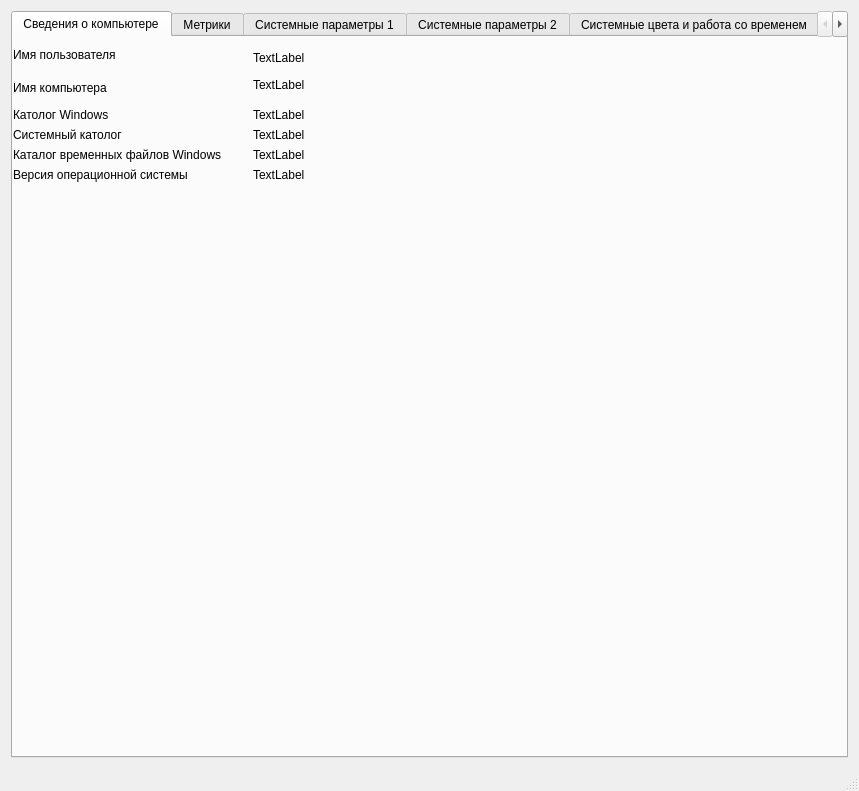
<?xml version="1.0" encoding="UTF-8"?>
<ui version="4.0">
 <class>MainWindow</class>
 <widget class="QMainWindow" name="MainWindow">
  <property name="geometry">
   <rect>
    <x>0</x>
    <y>0</y>
    <width>859</width>
    <height>791</height>
   </rect>
  </property>
  <property name="windowTitle">
   <string>MainWindow</string>
  </property>
  <widget class="QWidget" name="centralWidget">
   <layout class="QGridLayout" name="gridLayout">
    <item row="0" column="1">
     <widget class="QTabWidget" name="tabWidget">
      <property name="toolTip">
       <string>&lt;html&gt;&lt;head/&gt;&lt;body&gt;&lt;p&gt;V&lt;/p&gt;&lt;/body&gt;&lt;/html&gt;</string>
      </property>
      <property name="currentIndex">
       <number>0</number>
      </property>
      <widget class="QWidget" name="tab">
       <attribute name="title">
        <string>Сведения о компьютере</string>
       </attribute>
       <widget class="QLabel" name="label_2">
        <property name="geometry">
         <rect>
          <x>0</x>
          <y>10</y>
          <width>111</width>
          <height>16</height>
         </rect>
        </property>
        <property name="text">
         <string>Имя пользователя</string>
        </property>
       </widget>
       <widget class="QLabel" name="label">
        <property name="geometry">
         <rect>
          <x>0</x>
          <y>40</y>
          <width>101</width>
          <height>21</height>
         </rect>
        </property>
        <property name="text">
         <string>Имя компьютера</string>
        </property>
       </widget>
       <widget class="QLabel" name="label_4">
        <property name="geometry">
         <rect>
          <x>240</x>
          <y>40</y>
          <width>231</width>
          <height>16</height>
         </rect>
        </property>
        <property name="text">
         <string>TextLabel</string>
        </property>
       </widget>
       <widget class="QLabel" name="label_3">
        <property name="geometry">
         <rect>
          <x>240</x>
          <y>10</y>
          <width>231</width>
          <height>21</height>
         </rect>
        </property>
        <property name="text">
         <string>TextLabel</string>
        </property>
       </widget>
       <widget class="QLabel" name="label_5">
        <property name="geometry">
         <rect>
          <x>0</x>
          <y>70</y>
          <width>111</width>
          <height>16</height>
         </rect>
        </property>
        <property name="text">
         <string>Католог Windows</string>
        </property>
       </widget>
       <widget class="QLabel" name="label_8">
        <property name="geometry">
         <rect>
          <x>240</x>
          <y>70</y>
          <width>497</width>
          <height>16</height>
         </rect>
        </property>
        <property name="text">
         <string>TextLabel</string>
        </property>
       </widget>
       <widget class="QLabel" name="label_6">
        <property name="geometry">
         <rect>
          <x>0</x>
          <y>90</y>
          <width>121</width>
          <height>16</height>
         </rect>
        </property>
        <property name="text">
         <string>Системный католог</string>
        </property>
       </widget>
       <widget class="QLabel" name="label_9">
        <property name="geometry">
         <rect>
          <x>240</x>
          <y>90</y>
          <width>497</width>
          <height>16</height>
         </rect>
        </property>
        <property name="text">
         <string>TextLabel</string>
        </property>
       </widget>
       <widget class="QLabel" name="label_7">
        <property name="geometry">
         <rect>
          <x>0</x>
          <y>110</y>
          <width>497</width>
          <height>16</height>
         </rect>
        </property>
        <property name="text">
         <string>Каталог временных файлов Windows</string>
        </property>
       </widget>
       <widget class="QLabel" name="label_10">
        <property name="geometry">
         <rect>
          <x>240</x>
          <y>110</y>
          <width>497</width>
          <height>16</height>
         </rect>
        </property>
        <property name="text">
         <string>TextLabel</string>
        </property>
       </widget>
       <widget class="QLabel" name="label_11">
        <property name="geometry">
         <rect>
          <x>240</x>
          <y>130</y>
          <width>71</width>
          <height>16</height>
         </rect>
        </property>
        <property name="text">
         <string>TextLabel</string>
        </property>
       </widget>
       <widget class="QLabel" name="label_12">
        <property name="geometry">
         <rect>
          <x>0</x>
          <y>130</y>
          <width>191</width>
          <height>16</height>
         </rect>
        </property>
        <property name="text">
         <string>Версия операционной системы</string>
        </property>
       </widget>
      </widget>
      <widget class="QWidget" name="tab_2">
       <attribute name="title">
        <string>Метрики</string>
       </attribute>
       <layout class="QGridLayout" name="gridLayout_2">
        <item row="0" column="0">
         <widget class="QTableWidget" name="tableWidget"/>
        </item>
       </layout>
      </widget>
      <widget class="QWidget" name="tab_3">
       <attribute name="title">
        <string>Системные параметры 1</string>
       </attribute>
       <widget class="QLabel" name="label_13">
        <property name="geometry">
         <rect>
          <x>10</x>
          <y>10</y>
          <width>441</width>
          <height>31</height>
         </rect>
        </property>
        <property name="text">
         <string>SPI_GETICONTITLELOGFONT: Позволяет узнать шрифт, которым
 выводятся подписи к иконкам</string>
        </property>
       </widget>
       <widget class="QLabel" name="label_15">
        <property name="geometry">
         <rect>
          <x>10</x>
          <y>50</y>
          <width>301</width>
          <height>16</height>
         </rect>
        </property>
        <property name="text">
         <string>lfHeight (Высота шрифта в логических единицах):</string>
        </property>
       </widget>
       <widget class="QLabel" name="label_16">
        <property name="geometry">
         <rect>
          <x>10</x>
          <y>70</y>
          <width>321</width>
          <height>16</height>
         </rect>
        </property>
        <property name="text">
         <string>lfWidth(Ширина шрифта в логических единицах):</string>
        </property>
       </widget>
       <widget class="QLabel" name="label_14">
        <property name="geometry">
         <rect>
          <x>10</x>
          <y>90</y>
          <width>371</width>
          <height>16</height>
         </rect>
        </property>
        <property name="text">
         <string>lfEscapement(Угол нанесения текста(десятые доли градуса)):</string>
        </property>
       </widget>
       <widget class="QLabel" name="label_17">
        <property name="geometry">
         <rect>
          <x>10</x>
          <y>110</y>
          <width>331</width>
          <height>16</height>
         </rect>
        </property>
        <property name="text">
         <string>lfOrientation(Наклон символов (десятые доли градуса)):</string>
        </property>
       </widget>
       <widget class="QLabel" name="label_18">
        <property name="geometry">
         <rect>
          <x>10</x>
          <y>130</y>
          <width>321</width>
          <height>16</height>
         </rect>
        </property>
        <property name="text">
         <string>lfItalic(Ненулевое значение означает курсив):</string>
        </property>
       </widget>
       <widget class="QLabel" name="label_19">
        <property name="geometry">
         <rect>
          <x>10</x>
          <y>150</y>
          <width>361</width>
          <height>16</height>
         </rect>
        </property>
        <property name="text">
         <string>lfUnderline(Ненулевое значение означает подчеркивание):</string>
        </property>
       </widget>
       <widget class="QLabel" name="label_20">
        <property name="geometry">
         <rect>
          <x>10</x>
          <y>170</y>
          <width>401</width>
          <height>16</height>
         </rect>
        </property>
        <property name="text">
         <string>lfStrikeOut(Ненулевое значение означает перечеркнутый шрифт):</string>
        </property>
       </widget>
       <widget class="QLabel" name="label_21">
        <property name="geometry">
         <rect>
          <x>10</x>
          <y>190</y>
          <width>391</width>
          <height>16</height>
         </rect>
        </property>
        <property name="text">
         <string>lfFaceName(Имя шрифта):</string>
        </property>
       </widget>
       <widget class="QLabel" name="label_22">
        <property name="geometry">
         <rect>
          <x>310</x>
          <y>50</y>
          <width>55</width>
          <height>16</height>
         </rect>
        </property>
        <property name="text">
         <string>TextLabel</string>
        </property>
       </widget>
       <widget class="QLabel" name="label_23">
        <property name="geometry">
         <rect>
          <x>310</x>
          <y>70</y>
          <width>55</width>
          <height>16</height>
         </rect>
        </property>
        <property name="text">
         <string>TextLabel</string>
        </property>
       </widget>
       <widget class="QLabel" name="label_24">
        <property name="geometry">
         <rect>
          <x>380</x>
          <y>90</y>
          <width>55</width>
          <height>16</height>
         </rect>
        </property>
        <property name="text">
         <string>TextLabel</string>
        </property>
       </widget>
       <widget class="QLabel" name="label_25">
        <property name="geometry">
         <rect>
          <x>350</x>
          <y>110</y>
          <width>55</width>
          <height>16</height>
         </rect>
        </property>
        <property name="text">
         <string>TextLabel</string>
        </property>
       </widget>
       <widget class="QLabel" name="label_26">
        <property name="geometry">
         <rect>
          <x>290</x>
          <y>130</y>
          <width>55</width>
          <height>16</height>
         </rect>
        </property>
        <property name="text">
         <string>TextLabel</string>
        </property>
       </widget>
       <widget class="QLabel" name="label_27">
        <property name="geometry">
         <rect>
          <x>370</x>
          <y>150</y>
          <width>55</width>
          <height>16</height>
         </rect>
        </property>
        <property name="text">
         <string>TextLabel</string>
        </property>
       </widget>
       <widget class="QLabel" name="label_28">
        <property name="geometry">
         <rect>
          <x>410</x>
          <y>170</y>
          <width>55</width>
          <height>16</height>
         </rect>
        </property>
        <property name="text">
         <string>TextLabel</string>
        </property>
       </widget>
       <widget class="QLabel" name="label_29">
        <property name="geometry">
         <rect>
          <x>170</x>
          <y>190</y>
          <width>171</width>
          <height>16</height>
         </rect>
        </property>
        <property name="text">
         <string>TextLabel</string>
        </property>
       </widget>
       <widget class="QLabel" name="label_30">
        <property name="geometry">
         <rect>
          <x>10</x>
          <y>220</y>
          <width>541</width>
          <height>31</height>
         </rect>
        </property>
        <property name="text">
         <string>SPI_GETNONCLIENTMETRICS:Возвращает метрические данные, связанные с неклиентской 
областью окна.</string>
        </property>
       </widget>
       <widget class="QLabel" name="label_31">
        <property name="geometry">
         <rect>
          <x>10</x>
          <y>260</y>
          <width>211</width>
          <height>16</height>
         </rect>
        </property>
        <property name="text">
         <string>cbSize(Размер структуры в байтах):</string>
        </property>
       </widget>
       <widget class="QLabel" name="label_32">
        <property name="geometry">
         <rect>
          <x>10</x>
          <y>280</y>
          <width>261</width>
          <height>16</height>
         </rect>
        </property>
        <property name="text">
         <string>iBorderWidth(Толщина рамки окна):</string>
        </property>
       </widget>
       <widget class="QLabel" name="label_33">
        <property name="geometry">
         <rect>
          <x>10</x>
          <y>300</y>
          <width>411</width>
          <height>16</height>
         </rect>
        </property>
        <property name="text">
         <string>iScrollWidth(Ширина стандартной вертикальной полосы прокрутки):</string>
        </property>
       </widget>
       <widget class="QLabel" name="label_34">
        <property name="geometry">
         <rect>
          <x>10</x>
          <y>320</y>
          <width>421</width>
          <height>16</height>
         </rect>
        </property>
        <property name="text">
         <string>iScrollHeight(Высота стандартной горизонтальной полосы прокрутки):</string>
        </property>
       </widget>
       <widget class="QLabel" name="label_35">
        <property name="geometry">
         <rect>
          <x>10</x>
          <y>340</y>
          <width>261</width>
          <height>16</height>
         </rect>
        </property>
        <property name="text">
         <string>iCaptionWidth(Ширина кнопки в заголовке):</string>
        </property>
       </widget>
       <widget class="QLabel" name="label_36">
        <property name="geometry">
         <rect>
          <x>10</x>
          <y>360</y>
          <width>291</width>
          <height>16</height>
         </rect>
        </property>
        <property name="text">
         <string>iCaptionHeight(Высота кнопки в заголовке):</string>
        </property>
       </widget>
       <widget class="QLabel" name="label_37">
        <property name="geometry">
         <rect>
          <x>10</x>
          <y>380</y>
          <width>601</width>
          <height>16</height>
         </rect>
        </property>
        <property name="text">
         <string>lfCaptionFont(Информация об используемом логическом шрифте для текста в заголовке формы):</string>
        </property>
       </widget>
       <widget class="QLabel" name="label_38">
        <property name="geometry">
         <rect>
          <x>10</x>
          <y>400</y>
          <width>321</width>
          <height>16</height>
         </rect>
        </property>
        <property name="text">
         <string>iSMCaptionWidth(Ширина малой кнопки в заголовке):</string>
        </property>
       </widget>
       <widget class="QLabel" name="label_39">
        <property name="geometry">
         <rect>
          <x>10</x>
          <y>420</y>
          <width>351</width>
          <height>16</height>
         </rect>
        </property>
        <property name="text">
         <string>iSMCaptionHeight(Высота малой кнопки в заголовке):</string>
        </property>
       </widget>
       <widget class="QLabel" name="label_40">
        <property name="geometry">
         <rect>
          <x>10</x>
          <y>440</y>
          <width>641</width>
          <height>16</height>
         </rect>
        </property>
        <property name="text">
         <string>iSMCaptionFont(Информация об используемом логическом шрифте для текста в малом заголовке):</string>
        </property>
       </widget>
       <widget class="QLabel" name="label_41">
        <property name="geometry">
         <rect>
          <x>10</x>
          <y>460</y>
          <width>351</width>
          <height>16</height>
         </rect>
        </property>
        <property name="text">
         <string>iMenuWidth(Ширина кнопок в меню):</string>
        </property>
       </widget>
       <widget class="QLabel" name="label_42">
        <property name="geometry">
         <rect>
          <x>10</x>
          <y>480</y>
          <width>261</width>
          <height>16</height>
         </rect>
        </property>
        <property name="text">
         <string>iMenuHeight(Высота кнопок в меню):</string>
        </property>
       </widget>
       <widget class="QLabel" name="label_43">
        <property name="geometry">
         <rect>
          <x>10</x>
          <y>500</y>
          <width>611</width>
          <height>16</height>
         </rect>
        </property>
        <property name="text">
         <string>lfMenuFont(Информация об используемом логическом шрифте для текста в меню):</string>
        </property>
       </widget>
       <widget class="QLabel" name="label_44">
        <property name="geometry">
         <rect>
          <x>10</x>
          <y>520</y>
          <width>581</width>
          <height>16</height>
         </rect>
        </property>
        <property name="text">
         <string>lfStatusFont(Информация об используемом логическом шрифте для текста в строке состояния):</string>
        </property>
       </widget>
       <widget class="QLabel" name="label_45">
        <property name="geometry">
         <rect>
          <x>10</x>
          <y>540</y>
          <width>591</width>
          <height>16</height>
         </rect>
        </property>
        <property name="text">
         <string>lfMessageFont(Информация об используемом логическом шрифте для текста в диалоговом окне):</string>
        </property>
       </widget>
       <widget class="QLabel" name="label_46">
        <property name="geometry">
         <rect>
          <x>230</x>
          <y>260</y>
          <width>55</width>
          <height>16</height>
         </rect>
        </property>
        <property name="text">
         <string>TextLabel</string>
        </property>
       </widget>
       <widget class="QLabel" name="label_47">
        <property name="geometry">
         <rect>
          <x>230</x>
          <y>280</y>
          <width>55</width>
          <height>16</height>
         </rect>
        </property>
        <property name="text">
         <string>TextLabel</string>
        </property>
       </widget>
       <widget class="QLabel" name="label_48">
        <property name="geometry">
         <rect>
          <x>420</x>
          <y>300</y>
          <width>55</width>
          <height>16</height>
         </rect>
        </property>
        <property name="text">
         <string>TextLabel</string>
        </property>
       </widget>
       <widget class="QLabel" name="label_49">
        <property name="geometry">
         <rect>
          <x>430</x>
          <y>320</y>
          <width>55</width>
          <height>16</height>
         </rect>
        </property>
        <property name="text">
         <string>TextLabel</string>
        </property>
       </widget>
       <widget class="QLabel" name="label_50">
        <property name="geometry">
         <rect>
          <x>270</x>
          <y>340</y>
          <width>55</width>
          <height>16</height>
         </rect>
        </property>
        <property name="text">
         <string>TextLabel</string>
        </property>
       </widget>
       <widget class="QLabel" name="label_51">
        <property name="geometry">
         <rect>
          <x>270</x>
          <y>360</y>
          <width>55</width>
          <height>16</height>
         </rect>
        </property>
        <property name="text">
         <string>TextLabel</string>
        </property>
       </widget>
       <widget class="QLabel" name="label_52">
        <property name="geometry">
         <rect>
          <x>590</x>
          <y>380</y>
          <width>55</width>
          <height>16</height>
         </rect>
        </property>
        <property name="text">
         <string>TextLabel</string>
        </property>
       </widget>
       <widget class="QLabel" name="label_53">
        <property name="geometry">
         <rect>
          <x>330</x>
          <y>400</y>
          <width>55</width>
          <height>16</height>
         </rect>
        </property>
        <property name="text">
         <string>TextLabel</string>
        </property>
       </widget>
       <widget class="QLabel" name="label_54">
        <property name="geometry">
         <rect>
          <x>330</x>
          <y>420</y>
          <width>55</width>
          <height>16</height>
         </rect>
        </property>
        <property name="text">
         <string>TextLabel</string>
        </property>
       </widget>
       <widget class="QLabel" name="label_55">
        <property name="geometry">
         <rect>
          <x>600</x>
          <y>440</y>
          <width>55</width>
          <height>16</height>
         </rect>
        </property>
        <property name="text">
         <string>TextLabel</string>
        </property>
       </widget>
       <widget class="QLabel" name="label_56">
        <property name="geometry">
         <rect>
          <x>240</x>
          <y>460</y>
          <width>55</width>
          <height>16</height>
         </rect>
        </property>
        <property name="text">
         <string>TextLabel</string>
        </property>
       </widget>
       <widget class="QLabel" name="label_57">
        <property name="geometry">
         <rect>
          <x>240</x>
          <y>480</y>
          <width>55</width>
          <height>16</height>
         </rect>
        </property>
        <property name="text">
         <string>TextLabel</string>
        </property>
       </widget>
       <widget class="QLabel" name="label_58">
        <property name="geometry">
         <rect>
          <x>510</x>
          <y>500</y>
          <width>55</width>
          <height>16</height>
         </rect>
        </property>
        <property name="text">
         <string>TextLabel</string>
        </property>
       </widget>
       <widget class="QLabel" name="label_59">
        <property name="geometry">
         <rect>
          <x>590</x>
          <y>520</y>
          <width>55</width>
          <height>16</height>
         </rect>
        </property>
        <property name="text">
         <string>TextLabel</string>
        </property>
       </widget>
       <widget class="QLabel" name="label_60">
        <property name="geometry">
         <rect>
          <x>600</x>
          <y>540</y>
          <width>55</width>
          <height>16</height>
         </rect>
        </property>
        <property name="text">
         <string>TextLabel</string>
        </property>
       </widget>
       <widget class="QLabel" name="label_61">
        <property name="geometry">
         <rect>
          <x>10</x>
          <y>570</y>
          <width>691</width>
          <height>41</height>
         </rect>
        </property>
        <property name="text">
         <string>SPI_ICONHORIZONTALSPACING (извлекает ширину ячейки значка в пикселях. Система использует этот 
прямоугольник для размещения значков в виде больших значков):</string>
        </property>
       </widget>
       <widget class="QLabel" name="label_62">
        <property name="geometry">
         <rect>
          <x>420</x>
          <y>590</y>
          <width>55</width>
          <height>16</height>
         </rect>
        </property>
        <property name="text">
         <string>TextLabel</string>
        </property>
       </widget>
      </widget>
      <widget class="QWidget" name="tab_6">
       <attribute name="title">
        <string>Системные параметры 2</string>
       </attribute>
       <widget class="QLabel" name="label_110">
        <property name="geometry">
         <rect>
          <x>10</x>
          <y>120</y>
          <width>351</width>
          <height>32</height>
         </rect>
        </property>
        <property name="text">
         <string>Запустить утилиту просмотра экрана(0 - запустить, иначе
  не запустить)</string>
        </property>
       </widget>
       <widget class="QLineEdit" name="lineEdit">
        <property name="geometry">
         <rect>
          <x>450</x>
          <y>70</y>
          <width>101</width>
          <height>22</height>
         </rect>
        </property>
       </widget>
       <widget class="QLabel" name="label_108">
        <property name="geometry">
         <rect>
          <x>10</x>
          <y>20</y>
          <width>431</width>
          <height>32</height>
         </rect>
        </property>
        <property name="text">
         <string>Высота в пикселях прямоугольника, используемого для определения 
   начала операции перетаскивания курсора</string>
        </property>
       </widget>
       <widget class="QPushButton" name="pushButton_2">
        <property name="geometry">
         <rect>
          <x>600</x>
          <y>70</y>
          <width>111</width>
          <height>28</height>
         </rect>
        </property>
        <property name="text">
         <string>Изменить</string>
        </property>
       </widget>
       <widget class="QLineEdit" name="lineEdit_2">
        <property name="geometry">
         <rect>
          <x>450</x>
          <y>110</y>
          <width>101</width>
          <height>22</height>
         </rect>
        </property>
       </widget>
       <widget class="QLineEdit" name="lineEdit_3">
        <property name="geometry">
         <rect>
          <x>450</x>
          <y>30</y>
          <width>101</width>
          <height>21</height>
         </rect>
        </property>
       </widget>
       <widget class="QPushButton" name="pushButton">
        <property name="geometry">
         <rect>
          <x>600</x>
          <y>30</y>
          <width>111</width>
          <height>28</height>
         </rect>
        </property>
        <property name="text">
         <string>Изменить</string>
        </property>
       </widget>
       <widget class="QPushButton" name="pushButton_3">
        <property name="geometry">
         <rect>
          <x>600</x>
          <y>110</y>
          <width>111</width>
          <height>28</height>
         </rect>
        </property>
        <property name="text">
         <string>Изменить</string>
        </property>
       </widget>
       <widget class="QLabel" name="label_109">
        <property name="geometry">
         <rect>
          <x>10</x>
          <y>70</y>
          <width>371</width>
          <height>32</height>
         </rect>
        </property>
        <property name="text">
         <string>Вкл(1) или выкл(0) режима низкого энергопотребления после
   периода бездействия</string>
        </property>
       </widget>
      </widget>
      <widget class="QWidget" name="tab_4">
       <attribute name="title">
        <string>Системные цвета и работа со временем</string>
       </attribute>
       <widget class="QLabel" name="label_63">
        <property name="geometry">
         <rect>
          <x>20</x>
          <y>140</y>
          <width>181</width>
          <height>16</height>
         </rect>
        </property>
        <property name="text">
         <string>Системное время и дата:</string>
        </property>
       </widget>
       <widget class="QLabel" name="label_64">
        <property name="geometry">
         <rect>
          <x>20</x>
          <y>340</y>
          <width>221</width>
          <height>16</height>
         </rect>
        </property>
        <property name="text">
         <string>Текущие параметры часового пояса:</string>
        </property>
       </widget>
       <widget class="QLabel" name="label_65">
        <property name="geometry">
         <rect>
          <x>30</x>
          <y>170</y>
          <width>31</width>
          <height>16</height>
         </rect>
        </property>
        <property name="text">
         <string>Год:</string>
        </property>
       </widget>
       <widget class="QPushButton" name="pushButton_4">
        <property name="geometry">
         <rect>
          <x>260</x>
          <y>10</y>
          <width>93</width>
          <height>28</height>
         </rect>
        </property>
        <property name="text">
         <string>Изменить</string>
        </property>
       </widget>
       <widget class="QPushButton" name="pushButton_5">
        <property name="geometry">
         <rect>
          <x>260</x>
          <y>50</y>
          <width>93</width>
          <height>28</height>
         </rect>
        </property>
        <property name="text">
         <string>Изменить</string>
        </property>
       </widget>
       <widget class="QPushButton" name="pushButton_6">
        <property name="geometry">
         <rect>
          <x>260</x>
          <y>90</y>
          <width>93</width>
          <height>28</height>
         </rect>
        </property>
        <property name="text">
         <string>Изменить</string>
        </property>
       </widget>
       <widget class="QLabel" name="label_67">
        <property name="geometry">
         <rect>
          <x>30</x>
          <y>190</y>
          <width>41</width>
          <height>16</height>
         </rect>
        </property>
        <property name="text">
         <string>Месяц:</string>
        </property>
       </widget>
       <widget class="QLabel" name="label_68">
        <property name="geometry">
         <rect>
          <x>30</x>
          <y>210</y>
          <width>91</width>
          <height>16</height>
         </rect>
        </property>
        <property name="text">
         <string>День недели:</string>
        </property>
       </widget>
       <widget class="QLabel" name="label_69">
        <property name="geometry">
         <rect>
          <x>30</x>
          <y>230</y>
          <width>41</width>
          <height>16</height>
         </rect>
        </property>
        <property name="text">
         <string>День:</string>
        </property>
       </widget>
       <widget class="QLabel" name="label_70">
        <property name="geometry">
         <rect>
          <x>30</x>
          <y>250</y>
          <width>31</width>
          <height>16</height>
         </rect>
        </property>
        <property name="text">
         <string>Час:</string>
        </property>
       </widget>
       <widget class="QLabel" name="label_71">
        <property name="geometry">
         <rect>
          <x>30</x>
          <y>270</y>
          <width>55</width>
          <height>16</height>
         </rect>
        </property>
        <property name="text">
         <string>Минута:</string>
        </property>
       </widget>
       <widget class="QLabel" name="label_72">
        <property name="geometry">
         <rect>
          <x>30</x>
          <y>290</y>
          <width>55</width>
          <height>16</height>
         </rect>
        </property>
        <property name="text">
         <string>Секунда:</string>
        </property>
       </widget>
       <widget class="QLabel" name="label_73">
        <property name="geometry">
         <rect>
          <x>30</x>
          <y>310</y>
          <width>91</width>
          <height>16</height>
         </rect>
        </property>
        <property name="text">
         <string>Миллисекунда:</string>
        </property>
       </widget>
       <widget class="QLabel" name="label_74">
        <property name="geometry">
         <rect>
          <x>130</x>
          <y>170</y>
          <width>55</width>
          <height>16</height>
         </rect>
        </property>
        <property name="text">
         <string>TextLabel</string>
        </property>
       </widget>
       <widget class="QLabel" name="label_75">
        <property name="geometry">
         <rect>
          <x>130</x>
          <y>190</y>
          <width>55</width>
          <height>16</height>
         </rect>
        </property>
        <property name="text">
         <string>TextLabel</string>
        </property>
       </widget>
       <widget class="QLabel" name="label_76">
        <property name="geometry">
         <rect>
          <x>130</x>
          <y>210</y>
          <width>55</width>
          <height>16</height>
         </rect>
        </property>
        <property name="text">
         <string>TextLabel</string>
        </property>
       </widget>
       <widget class="QLabel" name="label_77">
        <property name="geometry">
         <rect>
          <x>130</x>
          <y>230</y>
          <width>55</width>
          <height>16</height>
         </rect>
        </property>
        <property name="text">
         <string>TextLabel</string>
        </property>
       </widget>
       <widget class="QLabel" name="label_78">
        <property name="geometry">
         <rect>
          <x>130</x>
          <y>250</y>
          <width>55</width>
          <height>16</height>
         </rect>
        </property>
        <property name="text">
         <string>TextLabel</string>
        </property>
       </widget>
       <widget class="QLabel" name="label_79">
        <property name="geometry">
         <rect>
          <x>130</x>
          <y>270</y>
          <width>55</width>
          <height>16</height>
         </rect>
        </property>
        <property name="text">
         <string>TextLabel</string>
        </property>
       </widget>
       <widget class="QLabel" name="label_80">
        <property name="geometry">
         <rect>
          <x>130</x>
          <y>290</y>
          <width>55</width>
          <height>16</height>
         </rect>
        </property>
        <property name="text">
         <string>TextLabel</string>
        </property>
       </widget>
       <widget class="QLabel" name="label_81">
        <property name="geometry">
         <rect>
          <x>130</x>
          <y>310</y>
          <width>55</width>
          <height>16</height>
         </rect>
        </property>
        <property name="text">
         <string>TextLabel</string>
        </property>
       </widget>
       <widget class="QListWidget" name="listWidget">
        <property name="geometry">
         <rect>
          <x>20</x>
          <y>380</y>
          <width>331</width>
          <height>81</height>
         </rect>
        </property>
       </widget>
       <widget class="QLabel" name="label_82">
        <property name="geometry">
         <rect>
          <x>20</x>
          <y>490</y>
          <width>291</width>
          <height>16</height>
         </rect>
        </property>
        <property name="text">
         <string>Устанавливить текущее местное время и дату</string>
        </property>
       </widget>
       <widget class="QLabel" name="label_83">
        <property name="geometry">
         <rect>
          <x>20</x>
          <y>510</y>
          <width>41</width>
          <height>16</height>
         </rect>
        </property>
        <property name="text">
         <string>Дата:</string>
        </property>
       </widget>
       <widget class="QLineEdit" name="lineEdit_4">
        <property name="geometry">
         <rect>
          <x>70</x>
          <y>510</y>
          <width>31</width>
          <height>22</height>
         </rect>
        </property>
       </widget>
       <widget class="QLineEdit" name="lineEdit_5">
        <property name="geometry">
         <rect>
          <x>120</x>
          <y>510</y>
          <width>31</width>
          <height>22</height>
         </rect>
        </property>
       </widget>
       <widget class="QLineEdit" name="lineEdit_6">
        <property name="geometry">
         <rect>
          <x>170</x>
          <y>510</y>
          <width>31</width>
          <height>22</height>
         </rect>
        </property>
       </widget>
       <widget class="QLineEdit" name="lineEdit_7">
        <property name="geometry">
         <rect>
          <x>220</x>
          <y>510</y>
          <width>31</width>
          <height>22</height>
         </rect>
        </property>
       </widget>
       <widget class="QLineEdit" name="lineEdit_8">
        <property name="geometry">
         <rect>
          <x>70</x>
          <y>540</y>
          <width>31</width>
          <height>22</height>
         </rect>
        </property>
       </widget>
       <widget class="QLineEdit" name="lineEdit_9">
        <property name="geometry">
         <rect>
          <x>120</x>
          <y>540</y>
          <width>31</width>
          <height>22</height>
         </rect>
        </property>
       </widget>
       <widget class="QLineEdit" name="lineEdit_10">
        <property name="geometry">
         <rect>
          <x>170</x>
          <y>540</y>
          <width>31</width>
          <height>22</height>
         </rect>
        </property>
       </widget>
       <widget class="QLineEdit" name="lineEdit_11">
        <property name="geometry">
         <rect>
          <x>220</x>
          <y>540</y>
          <width>31</width>
          <height>22</height>
         </rect>
        </property>
       </widget>
       <widget class="QLabel" name="label_84">
        <property name="geometry">
         <rect>
          <x>160</x>
          <y>500</y>
          <width>16</width>
          <height>41</height>
         </rect>
        </property>
        <property name="text">
         <string>-</string>
        </property>
       </widget>
       <widget class="QLabel" name="label_85">
        <property name="geometry">
         <rect>
          <x>110</x>
          <y>500</y>
          <width>16</width>
          <height>41</height>
         </rect>
        </property>
        <property name="text">
         <string>-</string>
        </property>
       </widget>
       <widget class="QLabel" name="label_86">
        <property name="geometry">
         <rect>
          <x>210</x>
          <y>500</y>
          <width>16</width>
          <height>41</height>
         </rect>
        </property>
        <property name="text">
         <string>-</string>
        </property>
       </widget>
       <widget class="QLabel" name="label_87">
        <property name="geometry">
         <rect>
          <x>20</x>
          <y>540</y>
          <width>51</width>
          <height>16</height>
         </rect>
        </property>
        <property name="text">
         <string>Время:</string>
        </property>
       </widget>
       <widget class="QLabel" name="label_88">
        <property name="geometry">
         <rect>
          <x>110</x>
          <y>530</y>
          <width>21</width>
          <height>41</height>
         </rect>
        </property>
        <property name="text">
         <string>:</string>
        </property>
       </widget>
       <widget class="QLabel" name="label_89">
        <property name="geometry">
         <rect>
          <x>160</x>
          <y>530</y>
          <width>16</width>
          <height>41</height>
         </rect>
        </property>
        <property name="text">
         <string>:</string>
        </property>
       </widget>
       <widget class="QLabel" name="label_90">
        <property name="geometry">
         <rect>
          <x>210</x>
          <y>530</y>
          <width>20</width>
          <height>41</height>
         </rect>
        </property>
        <property name="text">
         <string>:</string>
        </property>
       </widget>
       <widget class="QPushButton" name="pushButton_7">
        <property name="geometry">
         <rect>
          <x>280</x>
          <y>530</y>
          <width>93</width>
          <height>28</height>
         </rect>
        </property>
        <property name="text">
         <string>Установить</string>
        </property>
       </widget>
       <widget class="QLabel" name="label_111">
        <property name="geometry">
         <rect>
          <x>20</x>
          <y>20</y>
          <width>211</width>
          <height>16</height>
         </rect>
        </property>
        <property name="text">
         <string>Изменить цвет текста на кнопках</string>
        </property>
       </widget>
       <widget class="QLabel" name="label_112">
        <property name="geometry">
         <rect>
          <x>20</x>
          <y>60</y>
          <width>231</width>
          <height>16</height>
         </rect>
        </property>
        <property name="text">
         <string>Изменить фон окна приложения MDI</string>
        </property>
       </widget>
       <widget class="QLabel" name="label_113">
        <property name="geometry">
         <rect>
          <x>20</x>
          <y>100</y>
          <width>211</width>
          <height>16</height>
         </rect>
        </property>
        <property name="text">
         <string>Изменить цвет полосы просмотра</string>
        </property>
       </widget>
      </widget>
      <widget class="QWidget" name="tab_5">
       <attribute name="title">
        <string>Дополнительные API - функции</string>
       </attribute>
       <widget class="QPushButton" name="pushButton_8">
        <property name="geometry">
         <rect>
          <x>210</x>
          <y>290</y>
          <width>93</width>
          <height>28</height>
         </rect>
        </property>
        <property name="text">
         <string>Убрать</string>
        </property>
       </widget>
       <widget class="QLabel" name="label_66">
        <property name="geometry">
         <rect>
          <x>20</x>
          <y>30</y>
          <width>561</width>
          <height>16</height>
         </rect>
        </property>
        <property name="text">
         <string>Информация об экранных координатах прямоугольной области, которой ограничен курсор:</string>
        </property>
       </widget>
       <widget class="QLabel" name="label_91">
        <property name="geometry">
         <rect>
          <x>20</x>
          <y>60</y>
          <width>321</width>
          <height>16</height>
         </rect>
        </property>
        <property name="text">
         <string>x-координата левого верхнего угла прямоугольника:</string>
        </property>
       </widget>
       <widget class="QLabel" name="label_92">
        <property name="geometry">
         <rect>
          <x>20</x>
          <y>80</y>
          <width>321</width>
          <height>16</height>
         </rect>
        </property>
        <property name="text">
         <string>y-координатa левого верхнего угла прямоугольника:</string>
        </property>
       </widget>
       <widget class="QLabel" name="label_93">
        <property name="geometry">
         <rect>
          <x>20</x>
          <y>100</y>
          <width>321</width>
          <height>16</height>
         </rect>
        </property>
        <property name="text">
         <string>x-координатa правого нижнего угла прямоугольника:</string>
        </property>
       </widget>
       <widget class="QLabel" name="label_94">
        <property name="geometry">
         <rect>
          <x>20</x>
          <y>120</y>
          <width>321</width>
          <height>16</height>
         </rect>
        </property>
        <property name="text">
         <string>y-координатa правого нижнего угла прямоугольника:</string>
        </property>
       </widget>
       <widget class="QLabel" name="label_95">
        <property name="geometry">
         <rect>
          <x>350</x>
          <y>60</y>
          <width>55</width>
          <height>16</height>
         </rect>
        </property>
        <property name="text">
         <string>TextLabel</string>
        </property>
       </widget>
       <widget class="QLabel" name="label_96">
        <property name="geometry">
         <rect>
          <x>350</x>
          <y>80</y>
          <width>55</width>
          <height>16</height>
         </rect>
        </property>
        <property name="text">
         <string>TextLabel</string>
        </property>
       </widget>
       <widget class="QLabel" name="label_97">
        <property name="geometry">
         <rect>
          <x>350</x>
          <y>100</y>
          <width>55</width>
          <height>16</height>
         </rect>
        </property>
        <property name="text">
         <string>TextLabel</string>
        </property>
       </widget>
       <widget class="QLabel" name="label_98">
        <property name="geometry">
         <rect>
          <x>350</x>
          <y>120</y>
          <width>55</width>
          <height>16</height>
         </rect>
        </property>
        <property name="text">
         <string>TextLabel</string>
        </property>
       </widget>
       <widget class="QLabel" name="label_99">
        <property name="geometry">
         <rect>
          <x>20</x>
          <y>160</y>
          <width>101</width>
          <height>16</height>
         </rect>
        </property>
        <property name="text">
         <string>Тип клавиатуры:</string>
        </property>
       </widget>
       <widget class="QLabel" name="label_100">
        <property name="geometry">
         <rect>
          <x>20</x>
          <y>180</y>
          <width>501</width>
          <height>16</height>
         </rect>
        </property>
        <property name="text">
         <string>Подтип клавиатуры(является значением изготовителя(OEM-зависимая величина)):</string>
        </property>
       </widget>
       <widget class="QLabel" name="label_101">
        <property name="geometry">
         <rect>
          <x>20</x>
          <y>200</y>
          <width>211</width>
          <height>16</height>
         </rect>
        </property>
        <property name="text">
         <string>Число функциональных клавиш:</string>
        </property>
       </widget>
       <widget class="QLabel" name="label_102">
        <property name="geometry">
         <rect>
          <x>130</x>
          <y>160</y>
          <width>331</width>
          <height>16</height>
         </rect>
        </property>
        <property name="text">
         <string>TextLabel</string>
        </property>
       </widget>
       <widget class="QLabel" name="label_103">
        <property name="geometry">
         <rect>
          <x>520</x>
          <y>180</y>
          <width>301</width>
          <height>16</height>
         </rect>
        </property>
        <property name="text">
         <string>TextLabel</string>
        </property>
       </widget>
       <widget class="QLabel" name="label_104">
        <property name="geometry">
         <rect>
          <x>220</x>
          <y>200</y>
          <width>371</width>
          <height>16</height>
         </rect>
        </property>
        <property name="text">
         <string>TextLabel</string>
        </property>
       </widget>
       <widget class="QLabel" name="label_105">
        <property name="geometry">
         <rect>
          <x>20</x>
          <y>250</y>
          <width>151</width>
          <height>16</height>
         </rect>
        </property>
        <property name="text">
         <string>Идентификатор локали:</string>
        </property>
       </widget>
       <widget class="QLabel" name="label_106">
        <property name="geometry">
         <rect>
          <x>170</x>
          <y>250</y>
          <width>55</width>
          <height>16</height>
         </rect>
        </property>
        <property name="text">
         <string>TextLabel</string>
        </property>
       </widget>
       <widget class="QLabel" name="label_107">
        <property name="geometry">
         <rect>
          <x>20</x>
          <y>300</y>
          <width>181</width>
          <height>16</height>
         </rect>
        </property>
        <property name="text">
         <string>Убрать курсор мыши на 3 сек</string>
        </property>
       </widget>
      </widget>
     </widget>
    </item>
   </layout>
  </widget>
  <widget class="QMenuBar" name="menuBar">
   <property name="geometry">
    <rect>
     <x>0</x>
     <y>0</y>
     <width>859</width>
     <height>26</height>
    </rect>
   </property>
  </widget>
  <widget class="QStatusBar" name="statusBar"/>
 </widget>
 <layoutdefault spacing="6" margin="11"/>
 <resources/>
 <connections/>
</ui>
